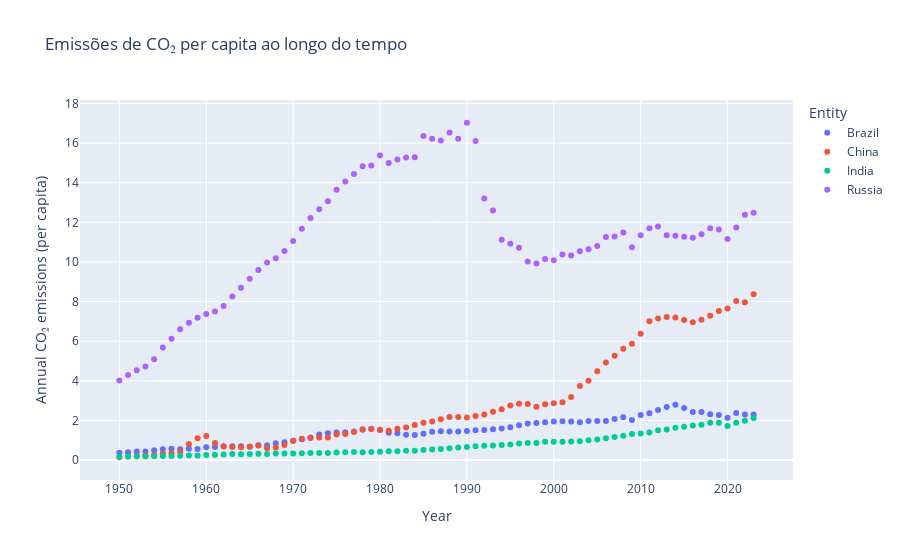

Notebook cell for this chart:
### Code cell
import pandas as pd
import matplotlib.pyplot as plt
import seaborn as sns
import plotly.express as px

# 1. Carregar os dados
df = pd.read_csv(r'c:\Users\gustavo.florencio\Downloads\per-capita-co-emissions.csv')

# 2. Selecionar os países de interesse
paises = ['Brazil', 'China', 'Russia', 'India']
df_sel = df[df['Entity'].isin(paises)]

# 3. Gráfico de linha temporal múltipla
plt.figure(figsize=(12,6))
for pais in paises:
    plt.plot(df_sel[df_sel['Entity'] == pais]['Year'],
             df_sel[df_sel['Entity'] == pais]['Annual CO₂ emissions (per capita)'],
             label=pais)
plt.xlabel('Ano')
plt.ylabel('Emissões anuais de CO₂ per capita')
plt.title('Evolução das emissões de CO₂ per capita')
plt.legend()
plt.tight_layout()
plt.show()

# 4. Boxplot comparando as distribuições por país
plt.figure(figsize=(8,6))
sns.boxplot(x='Entity', y='Annual CO₂ emissions (per capita)', data=df_sel)
plt.title('Distribuição das emissões de CO₂ per capita por país')
plt.xlabel('País')
plt.ylabel('Emissões anuais de CO₂ per capita')
plt.tight_layout()
plt.show()

# 5. Gráfico de dispersão interativo (Plotly)
fig = px.scatter(df_sel, x='Year', y='Annual CO₂ emissions (per capita)', color='Entity',
                 title='Emissões de CO₂ per capita ao longo do tempo',
                 hover_data=['Entity', 'Year'])
fig.show()

# 6. Gráfico de área empilhada
df_pivot = df_sel.pivot(index='Year', columns='Entity', values='Annual CO₂ emissions (per capita)')
df_pivot.fillna(0, inplace=True)
df_pivot.plot.area(figsize=(12,6))
plt.title('Emissões de CO₂ per capita - Área empilhada')
plt.xlabel('Ano')
plt.ylabel('Emissões anuais de CO₂ per capita')
plt.legend(title='País')
plt.tight_layout()
plt.show()

# 7. Mapa de cor (choropleth) para um ano específico (ex: 2023)
ano_escolhido = 2023
df_ano = df_sel[df_sel['Year'] == ano_escolhido]
# Ajustar nomes para plotly
df_ano['Entity'] = df_ano['Entity'].replace({'Brazil':'Brazil', 'China':'China', 'Russia':'Russia', 'India':'India'})
fig = px.choropleth(df_ano, locations='Entity', locationmode='country names',
                    color='Annual CO₂ emissions (per capita)',
                    color_continuous_scale='Reds',
                    title=f'Emissões de CO₂ per capita em {ano_escolhido}')
fig.show()

### Figure 1 — Plotly figure (JSON) as saved in the notebook; plotly's stock layout.template omitted (floating-point values rounded to 4 significant figures)
{"data": [{"customdata": [["Brazil"], ["Brazil"], ["Brazil"], ["Brazil"], ["Brazil"], ["Brazil"], ["Brazil"], ["Brazil"], ["Brazil"], ["Brazil"], ["Brazil"], ["Brazil"], ["Brazil"], ["Brazil"], ["Brazil"], ["Brazil"], ["Brazil"], ["Brazil"], ["Brazil"], ["Brazil"], ["Brazil"], ["Brazil"], ["Brazil"], ["Brazil"], ["Brazil"], ["Brazil"], ["Brazil"], ["Brazil"], ["Brazil"], ["Brazil"], ["Brazil"], ["Brazil"], ["Brazil"], ["Brazil"], ["Brazil"], ["Brazil"], ["Brazil"], ["Brazil"], ["Brazil"], ["Brazil"], ["Brazil"], ["Brazil"], ["Brazil"], ["Brazil"], ["Brazil"], ["Brazil"], ["Brazil"], ["Brazil"], ["Brazil"], ["Brazil"], ["Brazil"], ["Brazil"], ["Brazil"], ["Brazil"], ["Brazil"], ["Brazil"], ["Brazil"], ["Brazil"], ["Brazil"], ["Brazil"], ["Brazil"], ["Brazil"], ["Brazil"], ["Brazil"], ["Brazil"], ["Brazil"], ["Brazil"], ["Brazil"], ["Brazil"], ["Brazil"], ["Brazil"], ["Brazil"], ["Brazil"], ["Brazil"]], "hovertemplate": "Entity=%{customdata[0]}<br>Year=%{x}<br>Annual CO₂ emissions (per capita)=%{y}<extra></extra>", "legendgroup": "Brazil", "marker": {"color": "#636efa", "symbol": "circle"}, "mode": "markers", "name": "Brazil", "orientation": "v", "showlegend": true, "type": "scatter", "x": [1950, 1951, 1952, 1953, 1954, 1955, 1956, 1957, 1958, 1959, 1960, 1961, 1962, 1963, 1964, 1965, 1966, 1967, 1968, 1969, 1970, 1971, 1972, 1973, 1974, 1975, 1976, 1977, 1978, 1979, 1980, 1981, 1982, 1983, 1984, 1985, 1986, 1987, 1988, 1989, 1990, 1991, 1992, 1993, 1994, 1995, 1996, 1997, 1998, 1999, 2000, 2001, 2002, 2003, 2004, 2005, 2006, 2007, 2008, 2009, 2010, 2011, 2012, 2013, 2014, 2015, 2016, 2017, 2018, 2019, 2020, 2021, 2022, 2023], "xaxis": "x", "y": [0.3681, 0.3937, 0.4398, 0.4316, 0.4927, 0.5479, 0.5717, 0.5448, 0.5735, 0.5557, 0.6472, 0.6586, 0.6975, 0.7014, 0.6949, 0.6714, 0.7449, 0.7466, 0.851, 0.9037, 0.9802, 1.047, 1.139, 1.287, 1.361, 1.397, 1.403, 1.438, 1.532, 1.586, 1.536, 1.381, 1.351, 1.278, 1.263, 1.329, 1.426, 1.46, 1.444, 1.448, 1.466, 1.512, 1.514, 1.558, 1.595, 1.661, 1.762, 1.842, 1.876, 1.907, 1.955, 1.963, 1.948, 1.908, 1.979, 1.973, 1.976, 2.071, 2.168, 2.029, 2.273, 2.369, 2.531, 2.683, 2.788, 2.625, 2.425, 2.434, 2.321, 2.282, 2.134, 2.377, 2.301, 2.304], "yaxis": "y"}, {"customdata": [["China"], ["China"], ["China"], ["China"], ["China"], ["China"], ["China"], ["China"], ["China"], ["China"], ["China"], ["China"], ["China"], ["China"], ["China"], ["China"], ["China"], ["China"], ["China"], ["China"], ["China"], ["China"], ["China"], ["China"], ["China"], ["China"], ["China"], ["China"], ["China"], ["China"], ["China"], ["China"], ["China"], ["China"], ["China"], ["China"], ["China"], ["China"], ["China"], ["China"], ["China"], ["China"], ["China"], ["China"], ["China"], ["China"], ["China"], ["China"], ["China"], ["China"], ["China"], ["China"], ["China"], ["China"], ["China"], ["China"], ["China"], ["China"], ["China"], ["China"], ["China"], ["China"], ["China"], ["China"], ["China"], ["China"], ["China"], ["China"], ["China"], ["China"], ["China"], ["China"], ["China"], ["China"]], "hovertemplate": "Entity=%{customdata[0]}<br>Year=%{x}<br>Annual CO₂ emissions (per capita)=%{y}<extra></extra>", "legendgroup": "China", "marker": {"color": "#EF553B", "symbol": "circle"}, "mode": "markers", "name": "China", "orientation": "v", "showlegend": true, "type": "scatter", "x": [1950, 1951, 1952, 1953, 1954, 1955, 1956, 1957, 1958, 1959, 1960, 1961, 1962, 1963, 1964, 1965, 1966, 1967, 1968, 1969, 1970, 1971, 1972, 1973, 1974, 1975, 1976, 1977, 1978, 1979, 1980, 1981, 1982, 1983, 1984, 1985, 1986, 1987, 1988, 1989, 1990, 1991, 1992, 1993, 1994, 1995, 1996, 1997, 1998, 1999, 2000, 2001, 2002, 2003, 2004, 2005, 2006, 2007, 2008, 2009, 2010, 2011, 2012, 2013, 2014, 2015, 2016, 2017, 2018, 2019, 2020, 2021, 2022, 2023], "xaxis": "x", "y": [0.1449, 0.1844, 0.2265, 0.2316, 0.2726, 0.3157, 0.35, 0.4058, 0.8143, 1.103, 1.22, 0.8702, 0.6911, 0.6673, 0.6536, 0.6916, 0.7401, 0.6047, 0.6344, 0.7576, 0.9813, 1.077, 1.122, 1.142, 1.142, 1.292, 1.318, 1.421, 1.561, 1.574, 1.52, 1.48, 1.585, 1.646, 1.767, 1.885, 1.953, 2.06, 2.175, 2.173, 2.154, 2.226, 2.305, 2.44, 2.567, 2.755, 2.851, 2.833, 2.69, 2.823, 2.874, 2.916, 3.188, 3.74, 4.007, 4.49, 4.927, 5.267, 5.624, 5.878, 6.378, 7.008, 7.141, 7.22, 7.198, 7.065, 6.953, 7.085, 7.282, 7.526, 7.647, 8.026, 7.964, 8.367], "yaxis": "y"}, {"customdata": [["India"], ["India"], ["India"], ["India"], ["India"], ["India"], ["India"], ["India"], ["India"], ["India"], ["India"], ["India"], ["India"], ["India"], ["India"], ["India"], ["India"], ["India"], ["India"], ["India"], ["India"], ["India"], ["India"], ["India"], ["India"], ["India"], ["India"], ["India"], ["India"], ["India"], ["India"], ["India"], ["India"], ["India"], ["India"], ["India"], ["India"], ["India"], ["India"], ["India"], ["India"], ["India"], ["India"], ["India"], ["India"], ["India"], ["India"], ["India"], ["India"], ["India"], ["India"], ["India"], ["India"], ["India"], ["India"], ["India"], ["India"], ["India"], ["India"], ["India"], ["India"], ["India"], ["India"], ["India"], ["India"], ["India"], ["India"], ["India"], ["India"], ["India"], ["India"], ["India"], ["India"], ["India"]], "hovertemplate": "Entity=%{customdata[0]}<br>Year=%{x}<br>Annual CO₂ emissions (per capita)=%{y}<extra></extra>", "legendgroup": "India", "marker": {"color": "#00cc96", "symbol": "circle"}, "mode": "markers", "name": "India", "orientation": "v", "showlegend": true, "type": "scatter", "x": [1950, 1951, 1952, 1953, 1954, 1955, 1956, 1957, 1958, 1959, 1960, 1961, 1962, 1963, 1964, 1965, 1966, 1967, 1968, 1969, 1970, 1971, 1972, 1973, 1974, 1975, 1976, 1977, 1978, 1979, 1980, 1981, 1982, 1983, 1984, 1985, 1986, 1987, 1988, 1989, 1990, 1991, 1992, 1993, 1994, 1995, 1996, 1997, 1998, 1999, 2000, 2001, 2002, 2003, 2004, 2005, 2006, 2007, 2008, 2009, 2010, 2011, 2012, 2013, 2014, 2015, 2016, 2017, 2018, 2019, 2020, 2021, 2022, 2023], "xaxis": "x", "y": [0.1765, 0.1809, 0.1863, 0.1856, 0.1912, 0.2032, 0.2057, 0.2256, 0.2304, 0.2383, 0.2553, 0.2696, 0.2899, 0.3043, 0.2911, 0.3136, 0.3183, 0.3119, 0.333, 0.3323, 0.3329, 0.344, 0.3559, 0.3584, 0.3615, 0.3831, 0.3911, 0.4041, 0.4013, 0.4117, 0.4244, 0.4476, 0.4517, 0.4776, 0.479, 0.5146, 0.5392, 0.5629, 0.5943, 0.639, 0.6682, 0.6962, 0.7259, 0.7345, 0.7587, 0.7919, 0.8407, 0.8588, 0.8597, 0.9254, 0.9324, 0.9282, 0.9404, 0.9561, 0.9981, 1.035, 1.102, 1.17, 1.233, 1.316, 1.349, 1.399, 1.506, 1.54, 1.637, 1.682, 1.752, 1.785, 1.886, 1.881, 1.726, 1.891, 1.986, 2.129], "yaxis": "y"}, {"customdata": [["Russia"], ["Russia"], ["Russia"], ["Russia"], ["Russia"], ["Russia"], ["Russia"], ["Russia"], ["Russia"], ["Russia"], ["Russia"], ["Russia"], ["Russia"], ["Russia"], ["Russia"], ["Russia"], ["Russia"], ["Russia"], ["Russia"], ["Russia"], ["Russia"], ["Russia"], ["Russia"], ["Russia"], ["Russia"], ["Russia"], ["Russia"], ["Russia"], ["Russia"], ["Russia"], ["Russia"], ["Russia"], ["Russia"], ["Russia"], ["Russia"], ["Russia"], ["Russia"], ["Russia"], ["Russia"], ["Russia"], ["Russia"], ["Russia"], ["Russia"], ["Russia"], ["Russia"], ["Russia"], ["Russia"], ["Russia"], ["Russia"], ["Russia"], ["Russia"], ["Russia"], ["Russia"], ["Russia"], ["Russia"], ["Russia"], ["Russia"], ["Russia"], ["Russia"], ["Russia"], ["Russia"], ["Russia"], ["Russia"], ["Russia"], ["Russia"], ["Russia"], ["Russia"], ["Russia"], ["Russia"], ["Russia"], ["Russia"], ["Russia"], ["Russia"], ["Russia"]], "hovertemplate": "Entity=%{customdata[0]}<br>Year=%{x}<br>Annual CO₂ emissions (per capita)=%{y}<extra></extra>", "legendgroup": "Russia", "marker": {"color": "#ab63fa", "symbol": "circle"}, "mode": "markers", "name": "Russia", "orientation": "v", "showlegend": true, "type": "scatter", "x": [1950, 1951, 1952, 1953, 1954, 1955, 1956, 1957, 1958, 1959, 1960, 1961, 1962, 1963, 1964, 1965, 1966, 1967, 1968, 1969, 1970, 1971, 1972, 1973, 1974, 1975, 1976, 1977, 1978, 1979, 1980, 1981, 1982, 1983, 1984, 1985, 1986, 1987, 1988, 1989, 1990, 1991, 1992, 1993, 1994, 1995, 1996, 1997, 1998, 1999, 2000, 2001, 2002, 2003, 2004, 2005, 2006, 2007, 2008, 2009, 2010, 2011, 2012, 2013, 2014, 2015, 2016, 2017, 2018, 2019, 2020, 2021, 2022, 2023], "xaxis": "x", "y": [4.014, 4.29, 4.53, 4.725, 5.085, 5.677, 6.128, 6.6, 6.932, 7.183, 7.377, 7.503, 7.778, 8.252, 8.694, 9.149, 9.594, 9.969, 10.19, 10.56, 11.05, 11.67, 12.21, 12.66, 13.06, 13.64, 14.07, 14.44, 14.83, 14.87, 15.37, 14.99, 15.18, 15.27, 15.29, 16.36, 16.22, 16.13, 16.54, 16.22, 17.02, 16.1, 13.21, 12.6, 11.12, 10.92, 10.72, 10.03, 9.925, 10.15, 10.08, 10.37, 10.32, 10.54, 10.63, 10.81, 11.26, 11.29, 11.49, 10.74, 11.34, 11.7, 11.79, 11.34, 11.32, 11.28, 11.21, 11.4, 11.69, 11.64, 11.16, 11.74, 12.38, 12.49], "yaxis": "y"}], "layout": {"legend": {"title": {"text": "Entity"}, "tracegroupgap": 0}, "title": {"text": "Emissões de CO₂ per capita ao longo do tempo"}, "xaxis": {"anchor": "y", "domain": [0, 1], "title": {"text": "Year"}}, "yaxis": {"anchor": "x", "domain": [0, 1], "title": {"text": "Annual CO₂ emissions (per capita)"}}}}
